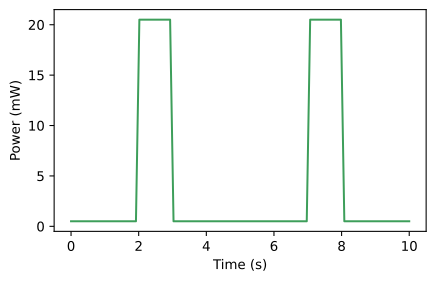

Write Python code to recreate this figure.
import os
import matplotlib.pyplot as plt
import numpy as np
t = np.linspace(0, 10, 100)
y = np.where((t > 2)&(t < 3) | (t > 7)&(t < 8), 20.5, 0.5)
fig, ax = plt.subplots(figsize=(5,3))
ax.plot(t, y, color='#3d9e5a')
ax.set_ylabel('Power (mW)')
ax.set_xlabel('Time (s)')
plt.savefig(os.environ.get('VISUAL_OUT_PATH', 'out.svg'), format='svg', bbox_inches='tight')
